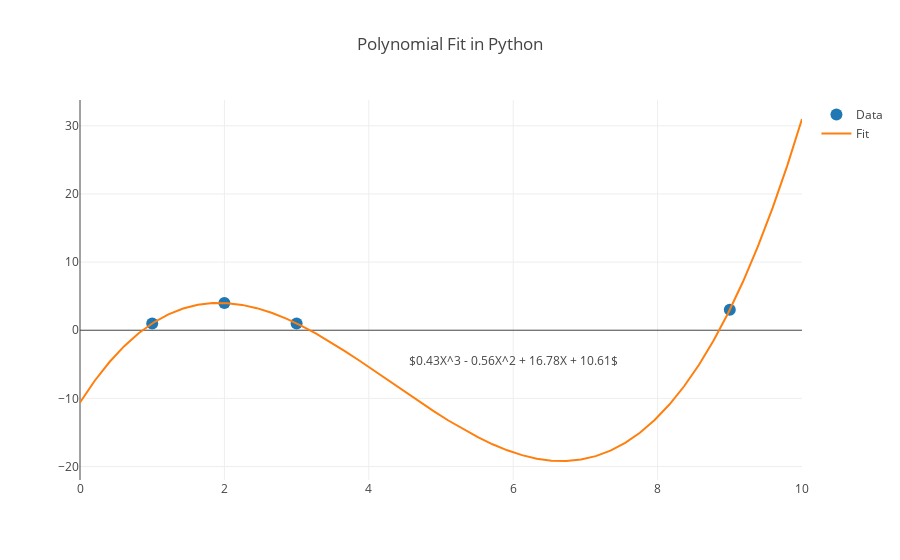

Notebook source saved alongside this figure:
### Code cell
# points = np.array([(1, 1), (2, 4), (3, 1), (9, 3)])

# x = points[:,0]
# y = points[:,1]

# z = np.polyfit(x, y, 3)
# f = np.poly1d(z)

# x_new = np.linspace(0, 10, 50)
# y_new = f(x_new)

# trace1 = go.Scatter(
#     x=x,
#     y=y,
#     mode='markers',
#     name='Data',
#     marker=dict(
#         size=12
#     )
# )

# trace2 = go.Scatter(
#     x=x_new,
#     y=y_new,
#     mode='lines',
#     name='Fit'
# )

# annotation = go.Annotation(
#     x=6,
#     y=-4.5,
#     text='$0.43X^3 - 0.56X^2 + 16.78X + 10.61$',
#     showarrow=False
# )

# layout = go.Layout(
#     title='Polynomial Fit in Python',
#     annotations=[annotation]
# )

# data = [trace1, trace2]
# fig = go.Figure(data=data, layout=layout)
# iplot(fig, filename='interpolation-and-extrapolation')

### Figure 1 — Plotly figure (JSON) as saved in the notebook; plotly's stock layout.template omitted (floating-point values rounded to 4 significant figures)
{"data": [{"marker": {"size": 12}, "mode": "markers", "name": "Data", "type": "scatter", "uid": "495d19d9-f977-4159-b356-5e05d4d7e031", "x": [1, 2, 3, 9], "y": [1, 4, 1, 3]}, {"mode": "lines", "name": "Fit", "type": "scatter", "uid": "8cb8994f-9f51-4edd-8a14-f51f7425c817", "x": [0, 0.2041, 0.4082, 0.6122, 0.8163, 1.02, 1.224, 1.429, 1.633, 1.837, 2.041, 2.245, 2.449, 2.653, 2.857, 3.061, 3.265, 3.469, 3.673, 3.878, 4.082, 4.286, 4.49, 4.694, 4.898, 5.102, 5.306, 5.51, 5.714, 5.918, 6.122, 6.327, 6.531, 6.735, 6.939, 7.143, 7.347, 7.551, 7.755, 7.959, 8.163, 8.367, 8.571, 8.776, 8.98, 9.184, 9.388, 9.592, 9.796, 10], "y": [-10.61, -7.413, -4.663, -2.336, -0.4095, 1.138, 2.33, 3.188, 3.733, 3.989, 3.977, 3.72, 3.239, 2.558, 1.697, 0.6796, -0.4726, -1.737, -3.092, -4.515, -5.985, -7.478, -8.972, -10.45, -11.88, -13.25, -14.53, -15.7, -16.74, -17.62, -18.33, -18.85, -19.14, -19.19, -18.98, -18.48, -17.67, -16.53, -15.04, -13.17, -10.91, -8.223, -5.098, -1.509, 2.565, 7.147, 12.26, 17.92, 24.16, 31.0]}], "layout": {"annotations": [{"showarrow": false, "text": "$0.43X^3 - 0.56X^2 + 16.78X + 10.61$", "x": 6, "y": -4.5}], "title": {"text": "Polynomial Fit in Python"}}}
